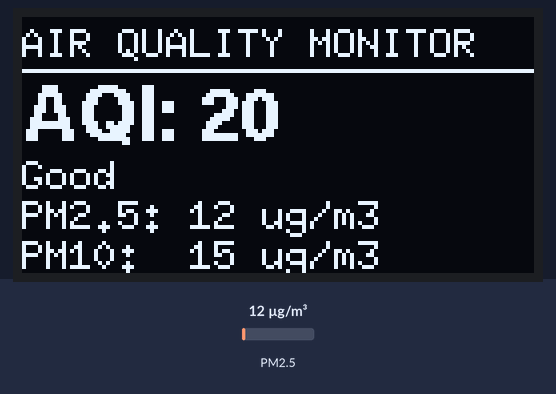
Bench run of a sketch on a simulated Arduino Uno, built with avr-gcc and run on an emulated ATmega328P. Shown: 128×64 one-colour display. Inputs (shaded band) come from the test bench; at power-on: PM2.5 12 µg/m³. What the sketch prints to the serial monitor is not drawn.

Above: at 4.9 s.
5.0 s: PM2.5 set to 75 µg/m³
At 10.8 s:
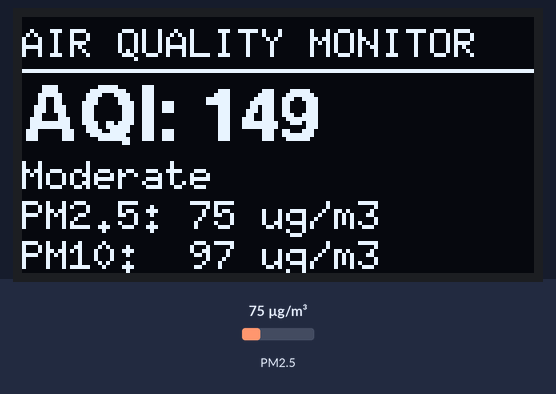
11.6 s: PM2.5 set to 150 µg/m³
At 17.1 s:
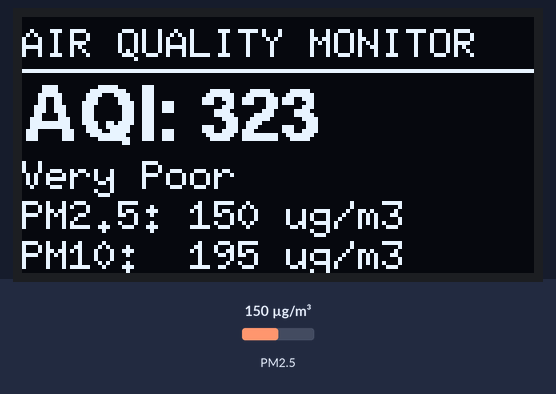
18.0 s: PM2.5 set to 294 µg/m³
At 22.2 s:
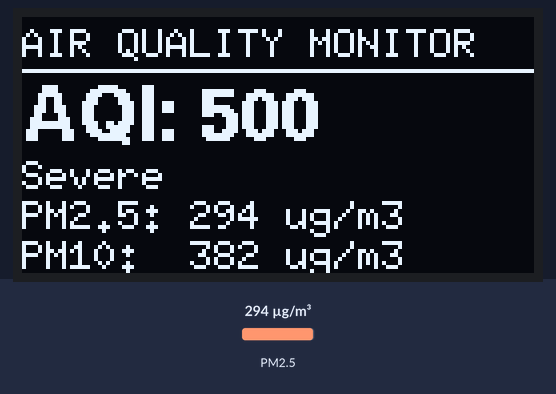
24.4 s: PM2.5 set to 47 µg/m³
At 28.3 s:
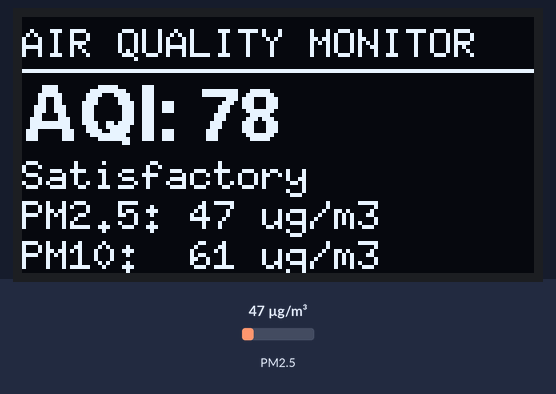
30.8 s: PM2.5 set to 103 µg/m³
At 33.9 s:
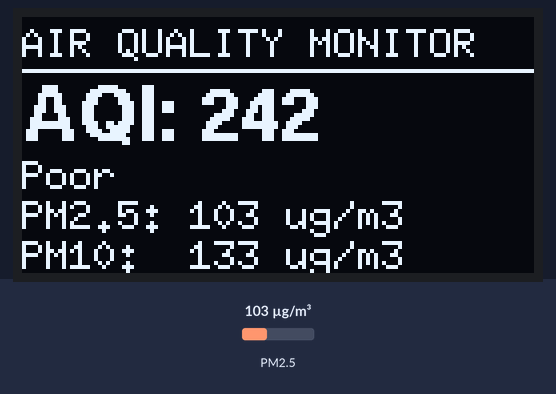
Timing chart, 0 to 35.4 s (numbered marks = the images above; inputs shaded):
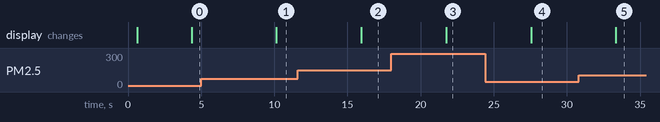

The sketch:

Uno_outdor.ino
```cpp
#include <PMS.h>
#include <SoftwareSerial.h>
#include <U8g2lib.h>
#include <SPI.h>

// PMS7003: sensor TXD -> UNO D2
SoftwareSerial pmsSerial(2, 3);
PMS pms(pmsSerial);
PMS::DATA data;

// 128x64 SSD1306, 4-wire hardware SPI, page buffer
// Constructor arguments: rotation, CS, DC, RESET
U8G2_SSD1306_128X64_NONAME_1_4W_HW_SPI display(
  U8G2_R0, 10, 9, 8
);

// Indicative particulate sub-index calculation
int subAQI(float concentration,
           const int lowC[], const int highC[],
           const int lowA[], const int highA[],
           int count) {
  for (int i = 0; i < count; i++) {
    if (concentration >= lowC[i] &&
        concentration <= highC[i]) {
      float result = lowA[i] +
        (concentration - lowC[i]) *
        (highA[i] - lowA[i]) /
        (highC[i] - lowC[i]);

      return (int)(result + 0.5);
    }
  }

  return 500;
}

int pm25AQI(int pm) {
  const int lc[] = {0, 31, 61, 91, 121};
  const int hc[] = {30, 60, 90, 120, 250};
  const int la[] = {0, 51, 101, 201, 301};
  const int ha[] = {50, 100, 200, 300, 400};

  return subAQI(pm, lc, hc, la, ha, 5);
}

int pm10AQI(int pm) {
  const int lc[] = {0, 51, 101, 251, 351};
  const int hc[] = {50, 100, 250, 350, 430};
  const int la[] = {0, 51, 101, 201, 301};
  const int ha[] = {50, 100, 200, 300, 400};

  return subAQI(pm, lc, hc, la, ha, 5);
}

const char* category(int aqi) {
  if (aqi <= 50)  return "Good";
  if (aqi <= 100) return "Satisfactory";
  if (aqi <= 200) return "Moderate";
  if (aqi <= 300) return "Poor";
  if (aqi <= 400) return "Very Poor";
  return "Severe";
}

void showDisplay(bool valid, int aqi,
                 int pm25, int pm10) {
  char line[24];

  display.firstPage();
  do {
    display.setFont(u8g2_font_6x10_tf);
    display.drawStr(0, 10, "AIR QUALITY MONITOR");
    display.drawHLine(0, 13, 128);

    if (!valid) {
      display.drawStr(0, 32, "Waiting for PMS7003");
      display.drawStr(0, 47, "Check power and TXD");
    } else {
      snprintf(line, sizeof(line), "AQI: %d", aqi);
      display.setFont(u8g2_font_helvB14_tf);
      display.drawStr(0, 31, line);

      display.setFont(u8g2_font_6x10_tf);
      display.drawStr(0, 43, category(aqi));

      snprintf(line, sizeof(line), "PM2.5: %d ug/m3", pm25);
      display.drawStr(0, 53, line);

      snprintf(line, sizeof(line), "PM10:  %d ug/m3", pm10);
      display.drawStr(0, 63, line);
    }
  } while (display.nextPage());
}

void setup() {
  Serial.begin(9600);
  pmsSerial.begin(9600);

  display.begin();
  showDisplay(false, 0, 0, 0);

  Serial.println("PMS7003 + OLED AQI Monitor");

  delay(3000);
  pms.wakeUp();
  pms.passiveMode();
}

void loop() {
  pms.requestRead();

  if (pms.read(data)) {
    int pm1  = data.PM_AE_UG_1_0;
    int pm25 = data.PM_AE_UG_2_5;
    int pm10 = data.PM_AE_UG_10_0;

    int aqi = max(pm25AQI(pm25), pm10AQI(pm10));

    Serial.println("------------------------");
    Serial.print("PM1.0: ");
    Serial.print(pm1);
    Serial.println(" ug/m3");

    Serial.print("PM2.5: ");
    Serial.print(pm25);
    Serial.println(" ug/m3");

    Serial.print("PM10:  ");
    Serial.print(pm10);
    Serial.println(" ug/m3");

    Serial.print("AQI: ");
    Serial.println(aqi);

    Serial.print("Category: ");
    Serial.println(category(aqi));

    showDisplay(true, aqi, pm25, pm10);
  } else {
    Serial.println("No data received from PMS7003");
    showDisplay(false, 0, 0, 0);
  }

  delay(5000);
}
```

Measured:
- after the input at 5.0 s, the display: changes after 5.1 s (image 1)
- after the input at 11.6 s, the display: changes after 4.4 s (image 2)
- after the input at 18.0 s, the display: changes after 3.7 s (image 3)
- after the input at 24.4 s, the display: changes after 3.2 s (image 4)
- after the input at 30.8 s, the display: changes after 2.5 s (image 5)
